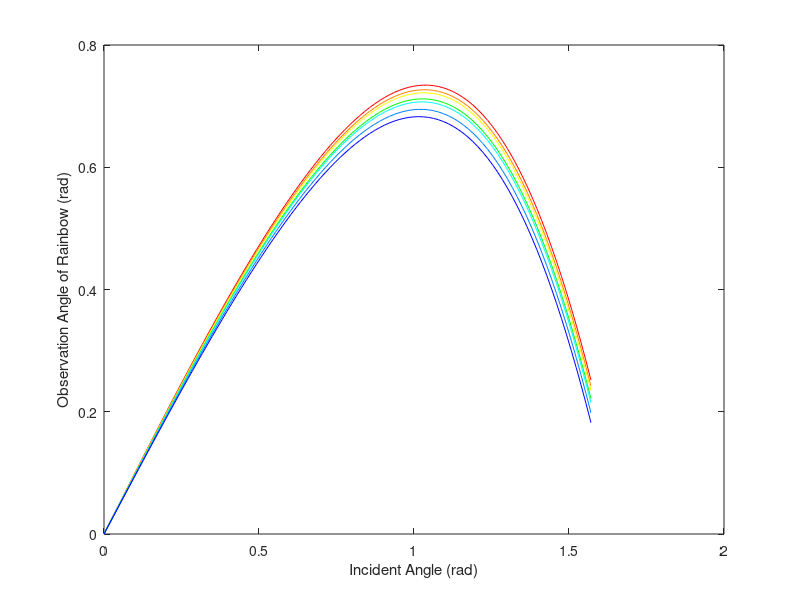
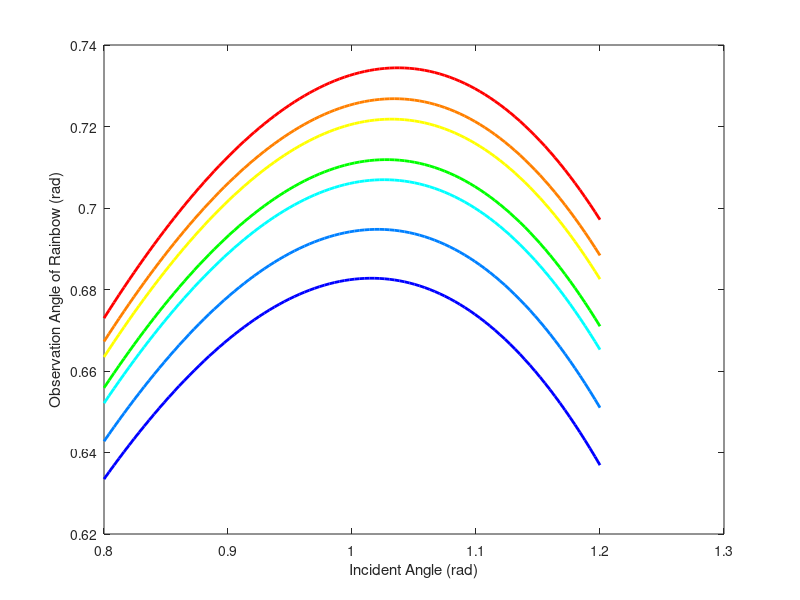

These charts were generated, in order, by the following MATLAB code:
clear all

n=[1.333,1.336,1.338,1.342,1.344,1.349,1.354];

colors=[1,0,0;
    1,0.5,0;
    1,1,0;
    0,1,0;
    0,1,1;
    0,0.5,1;
    0,0,1;];

figure(1)

x=linspace(0,pi/2,100);
y=zeros(1,7);

for i=1:7

y=-2*x+4*asin(sin(x)./n(1,i));%虹的曲线
%y=pi+2*x-6*asin(sin(x)./n(1,i));%霓的曲线

plot(x,y,"Color",[colors(i,:)]);
hold on;

end

xlabel('Incident Angle (rad)');
ylabel('Observation Angle of Rainbow (rad)');
%ylabel('Observation Angle of Secondary Rainbow (rad)');


figure(2)%部分放大

xx=linspace(0.8,1.2,100);%虹
%xx=linspace(1,1.5,100);%霓
yy=zeros(1,7);

for i=1:7

yy=-2*xx+4*asin(sin(xx)./n(1,i));%虹的曲线
%yy=pi+2*xx-6*asin(sin(xx)./n(1,i));%霓的曲线

plot(xx,yy,'LineWidth',2,"Color",[colors(i,:)]);
hold on;

end

xlabel('Incident Angle (rad)');
ylabel('Observation Angle of Rainbow (rad)');
%ylabel('Observation Angle of Secondary Rainbow (rad)');
